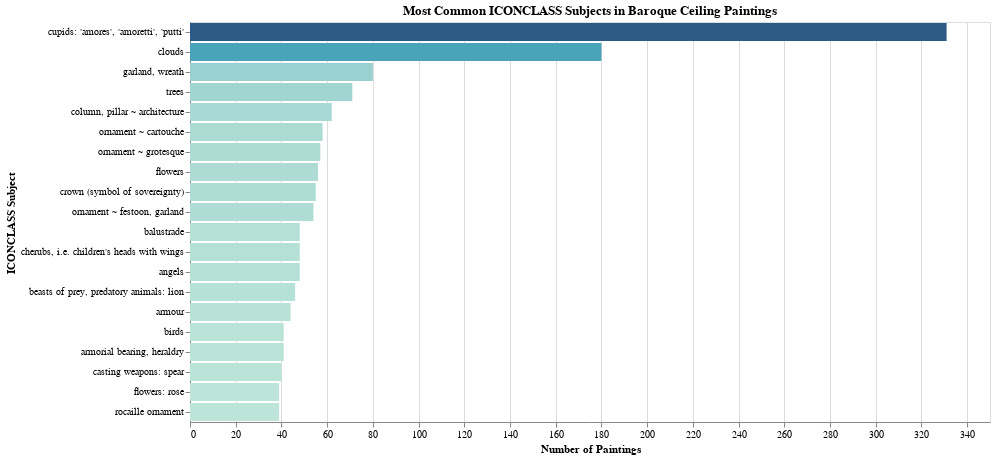

Notebook source saved alongside this figure:
### Code cell
# =============================================================================
# CELL 13: Subject/Theme Analysis (ICONCLASS only)
# =============================================================================
# Filter: Only ceiling paintings (via Getty AAT), display only ICONCLASS subjects

print("📚 SUBJECT/THEME ANALYSIS (ICONCLASS)")
print("=" * 60)

subjects_df = con.execute("""
    SELECT 
        s.subject_label,
        COUNT(DISTINCT ps.nfdi_uri) as painting_count
    FROM painting_subjects ps
    JOIN subjects s ON ps.subject_uri = s.subject_uri
    -- Only include paintings that are classified as "ceiling paintings" by Getty AAT
    WHERE ps.nfdi_uri IN (
        SELECT ps2.nfdi_uri 
        FROM painting_subjects ps2
        JOIN subjects s2 ON ps2.subject_uri = s2.subject_uri
        WHERE s2.subject_source = 'GETTY_AAT' 
          AND s2.subject_label = 'ceiling paintings'
    )
    -- Only show ICONCLASS subjects (not Getty AAT)
    AND s.subject_source = 'ICONCLASS'
    AND s.subject_label IS NOT NULL
    GROUP BY s.subject_label
    ORDER BY painting_count DESC
    LIMIT 30
""").pl()

print(subjects_df)

# Visualization
if len(subjects_df) > 0:
    chart = alt.Chart(subjects_df.head(20).to_pandas()).mark_bar().encode(
        x=alt.X('painting_count:Q', title='Number of Paintings'),
        y=alt.Y('subject_label:N', sort='-x', title='ICONCLASS Subject'),
        color=alt.Color('painting_count:Q', scale=alt.Scale(scheme='tealblues'), legend=None),
        tooltip=['subject_label', 'painting_count']
    ).properties(
        title='Most Common ICONCLASS Subjects in Baroque Ceiling Paintings',
        width=800,
        height=400
    )
    ipython_display(chart)

### Figure 1 — Vega-Lite specification as saved in the notebook (floating-point values rounded to 4 significant figures)
{"config": {"view": {"continuousWidth": 300, "continuousHeight": 300}}, "data": {"name": "data-366809751dc631ddad322d41ebf39c1e"}, "mark": {"type": "bar"}, "encoding": {"color": {"field": "painting_count", "legend": null, "scale": {"scheme": "tealblues"}, "type": "quantitative"}, "tooltip": [{"field": "subject_label", "type": "nominal"}, {"field": "painting_count", "type": "quantitative"}], "x": {"field": "painting_count", "title": "Number of Paintings", "type": "quantitative"}, "y": {"field": "subject_label", "sort": "-x", "title": "ICONCLASS Subject", "type": "nominal"}}, "height": 400, "title": "Most Common ICONCLASS Subjects in Baroque Ceiling Paintings", "width": 800, "$schema": "https://vega.github.io/schema/vega-lite/v6.1.0.json", "datasets": {"data-366809751dc631ddad322d41ebf39c1e": [{"subject_label": "cupids: 'amores', 'amoretti', 'putti'", "painting_count": 331}, {"subject_label": "clouds", "painting_count": 180}, {"subject_label": "garland, wreath", "painting_count": 80}, {"subject_label": "trees", "painting_count": 71}, {"subject_label": "column, pillar ~ architecture", "painting_count": 62}, {"subject_label": "ornament ~ cartouche", "painting_count": 58}, {"subject_label": "ornament ~ grotesque", "painting_count": 57}, {"subject_label": "flowers", "painting_count": 56}, {"subject_label": "crown (symbol of sovereignty)", "painting_count": 55}, {"subject_label": "ornament ~ festoon, garland", "painting_count": 54}, {"subject_label": "balustrade", "painting_count": 48}, {"subject_label": "cherubs, i.e. children's heads with wings", "painting_count": 48}, {"subject_label": "angels", "painting_count": 48}, {"subject_label": "beasts of prey, predatory animals: lion", "painting_count": 46}, {"subject_label": "armour", "painting_count": 44}, {"subject_label": "birds", "painting_count": 41}, {"subject_label": "armorial bearing, heraldry", "painting_count": 41}, {"subject_label": "casting weapons: spear", "painting_count": 40}, {"subject_label": "flowers: rose", "painting_count": 39}, {"subject_label": "rocaille ornament", "painting_count": 39}]}}
